Frame 1 (no input): blank canvas, image omitted
Frame 60 (no input): blank canvas, image omitted
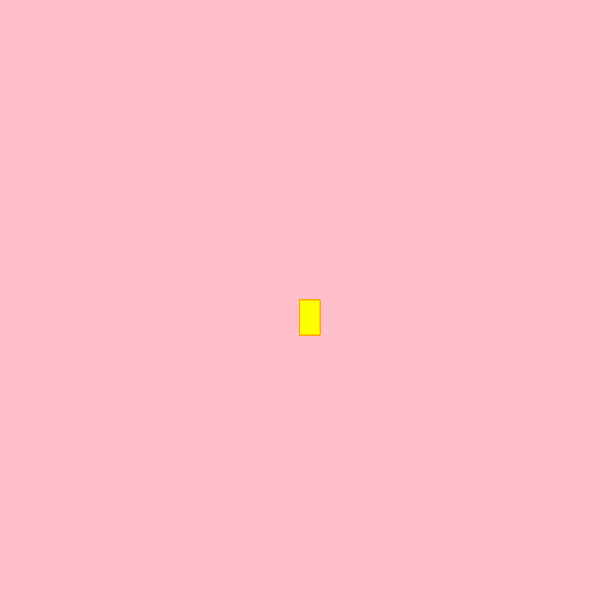
Frame 120 (the mouse pressed at the canvas centre since frame 60)

The p5.js sketch whose frames 1 and 60 were blank and that drew this single picture after the mouse press (run headless with seeded random() and noise() and a simulated clock; from frame 60 on, the mouse is pressed at the canvas centre):

// p5.js sketch
// ── sketch.js
function setup() {
  createCanvas(600, 600);
    background('pink');
}

function draw() {
 
  stroke('orange');
  fill('yellow');
  
  //console.log(mouseIsPressed);
 
  if(mouseIsPressed) {
  rect(mouseX, mouseY, 20, 35); 
  
}
}
